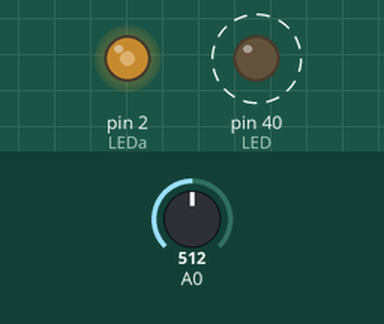
Bench run of a sketch on a simulated Arduino Mega 2560, built with avr-gcc and run on an emulated ATmega2560. On the bench: output pins drawn as LEDs (lit = HIGH). Dashed ring = blinking. The inputs (shaded band) are chosen by the test bench; at power-on: A0 = 512.

Above: at 1.8 s.
1.9 s: A0 set to 122
At 2.35 s:
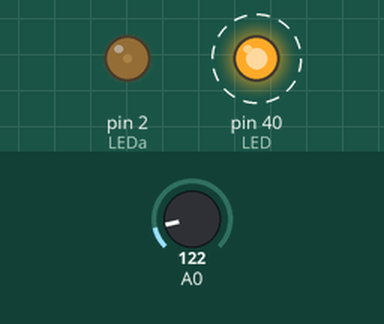
5.4 s: A0 set to 716
At 7.4 s:
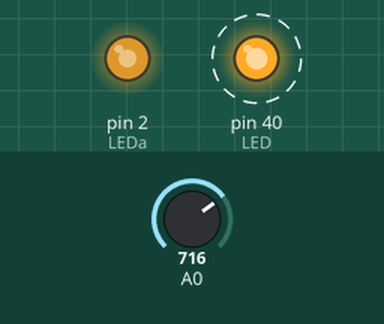
9.5 s: A0 set to 900
At 10.2 s:
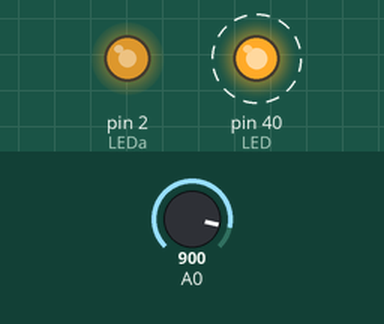
Timing chart, 0 to 19.6 s (numbered marks = the images above; inputs shaded):
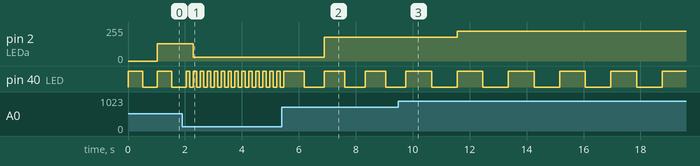

The sketch:

homework03_04.ino
```cpp
#define LEDa 2
#define LED 40 // the pin for the LED
 int val = 0; // variable used to store the value coming from the sensor
 void setup() {
  pinMode(LED, OUTPUT); // LED is as an OUTPUT
  //  Note: Analogue pins are automatically set as inputs
  }
 void loop() {
  val = analogRead(0); // read the value from the sensor
  digitalWrite(LED, HIGH); // turn the LED on
  delay(val); // stop the program for some time
  digitalWrite(LED, LOW); // turn the LED off
  delay(val); // stop the program for some time
  analogWrite(LEDa, val/4);
}
```

Measured:
- after the input at 1.9 s, pin 2 (LEDa): 128/255 → 30/255 after 0.39 s; pin 40 (LED): alternates HIGH for 0.12 s and LOW for 0.12 s, starting after 0.27 s
- after the input at 5.4 s, pin 2 (LEDa): 30/255 → 179/255 after 1.5 s; pin 40 (LED): alternates HIGH for 0.72 s and LOW for 0.72 s, starting after 0.78 s
- after the input at 9.5 s, pin 2 (LEDa): 179/255 → 225/255 after 2.1 s; pin 40 (LED): alternates HIGH for 0.90 s and LOW for 0.90 s, starting after 1.2 s
- by itself, pin 40 (LED): alternates HIGH for 0.51 s and LOW for 0.51 s
